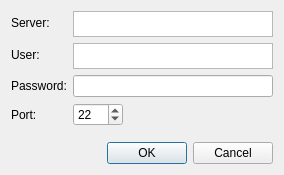
<?xml version="1.0" encoding="UTF-8"?>
<ui version="4.0">
 <class>DialogSettings</class>
 <widget class="QDialog" name="DialogSettings">
  <property name="geometry">
   <rect>
    <x>0</x>
    <y>0</y>
    <width>280</width>
    <height>175</height>
   </rect>
  </property>
  <property name="windowTitle">
   <string>Settings</string>
  </property>
  <layout class="QVBoxLayout" name="verticalLayout">
   <item>
    <layout class="QFormLayout" name="formLayout_config">
     <item row="0" column="0">
      <widget class="QLabel" name="label_server">
       <property name="text">
        <string>Server:</string>
       </property>
      </widget>
     </item>
     <item row="0" column="1">
      <widget class="QTextEdit" name="textEdit_server">
       <property name="sizePolicy">
        <sizepolicy hsizetype="Fixed" vsizetype="Fixed">
         <horstretch>0</horstretch>
         <verstretch>0</verstretch>
        </sizepolicy>
       </property>
       <property name="maximumSize">
        <size>
         <width>200</width>
         <height>26</height>
        </size>
       </property>
      </widget>
     </item>
     <item row="1" column="0">
      <widget class="QLabel" name="label_user">
       <property name="text">
        <string>User:</string>
       </property>
      </widget>
     </item>
     <item row="1" column="1">
      <widget class="QTextEdit" name="textEdit_user">
       <property name="sizePolicy">
        <sizepolicy hsizetype="Fixed" vsizetype="Fixed">
         <horstretch>0</horstretch>
         <verstretch>0</verstretch>
        </sizepolicy>
       </property>
       <property name="maximumSize">
        <size>
         <width>200</width>
         <height>26</height>
        </size>
       </property>
      </widget>
     </item>
     <item row="2" column="0">
      <widget class="QLabel" name="label_password">
       <property name="text">
        <string>Password:</string>
       </property>
      </widget>
     </item>
     <item row="2" column="1">
      <widget class="QLineEdit" name="lineEdit_password">
       <property name="maximumSize">
        <size>
         <width>200</width>
         <height>26</height>
        </size>
       </property>
       <property name="echoMode">
        <enum>QLineEdit::Password</enum>
       </property>
      </widget>
     </item>
     <item row="3" column="0">
      <widget class="QLabel" name="label_port">
       <property name="text">
        <string>Port:</string>
       </property>
      </widget>
     </item>
     <item row="3" column="1">
      <widget class="QSpinBox" name="spinBox_port">
       <property name="sizePolicy">
        <sizepolicy hsizetype="Fixed" vsizetype="Fixed">
         <horstretch>0</horstretch>
         <verstretch>0</verstretch>
        </sizepolicy>
       </property>
       <property name="maximumSize">
        <size>
         <width>50</width>
         <height>26</height>
        </size>
       </property>
       <property name="mouseTracking">
        <bool>false</bool>
       </property>
       <property name="minimum">
        <number>1</number>
       </property>
       <property name="maximum">
        <number>65535</number>
       </property>
       <property name="singleStep">
        <number>1</number>
       </property>
       <property name="stepType">
        <enum>QAbstractSpinBox::DefaultStepType</enum>
       </property>
       <property name="value">
        <number>22</number>
       </property>
       <property name="displayIntegerBase">
        <number>10</number>
       </property>
      </widget>
     </item>
    </layout>
   </item>
   <item>
    <widget class="QDialogButtonBox" name="buttonBox_settings">
     <property name="orientation">
      <enum>Qt::Horizontal</enum>
     </property>
     <property name="standardButtons">
      <set>QDialogButtonBox::Cancel|QDialogButtonBox::Ok</set>
     </property>
    </widget>
   </item>
  </layout>
 </widget>
 <resources/>
 <connections>
  <connection>
   <sender>buttonBox_settings</sender>
   <signal>accepted()</signal>
   <receiver>DialogSettings</receiver>
   <slot>accept()</slot>
   <hints>
    <hint type="sourcelabel">
     <x>248</x>
     <y>254</y>
    </hint>
    <hint type="destinationlabel">
     <x>157</x>
     <y>274</y>
    </hint>
   </hints>
  </connection>
  <connection>
   <sender>buttonBox_settings</sender>
   <signal>rejected()</signal>
   <receiver>DialogSettings</receiver>
   <slot>reject()</slot>
   <hints>
    <hint type="sourcelabel">
     <x>316</x>
     <y>260</y>
    </hint>
    <hint type="destinationlabel">
     <x>286</x>
     <y>274</y>
    </hint>
   </hints>
  </connection>
 </connections>
</ui>
